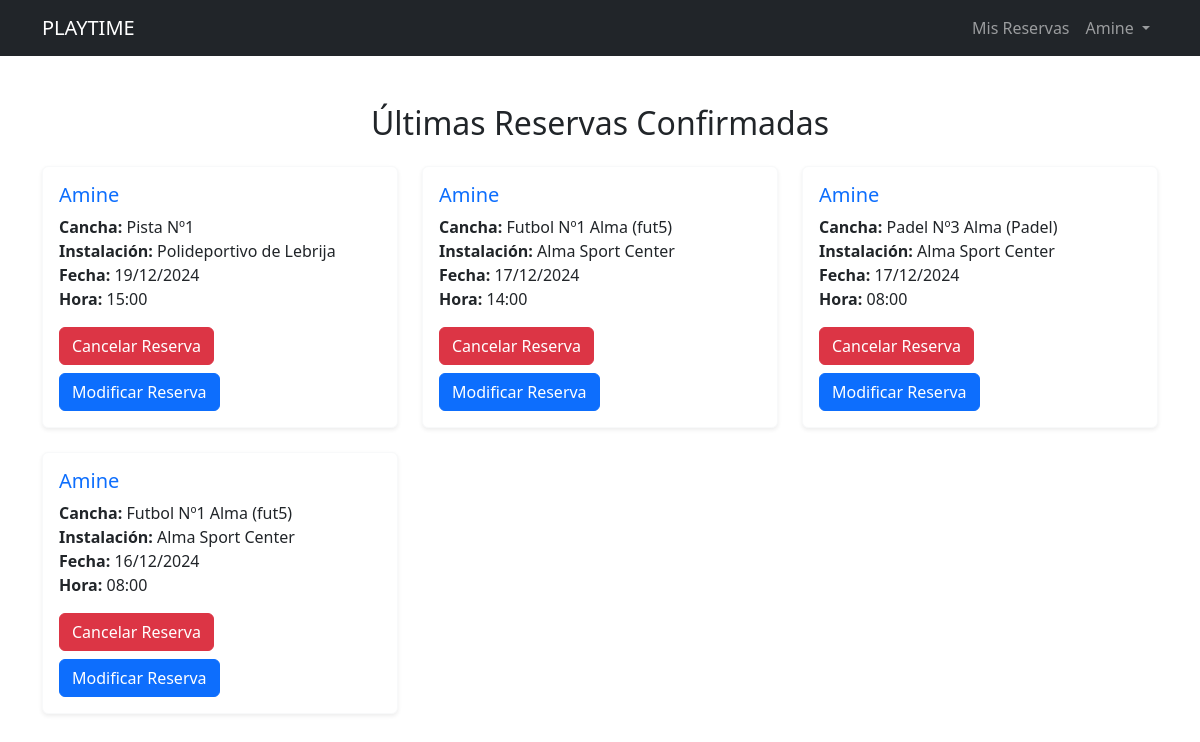
Before: /mis_reservas/ (signed in) with the older database file.
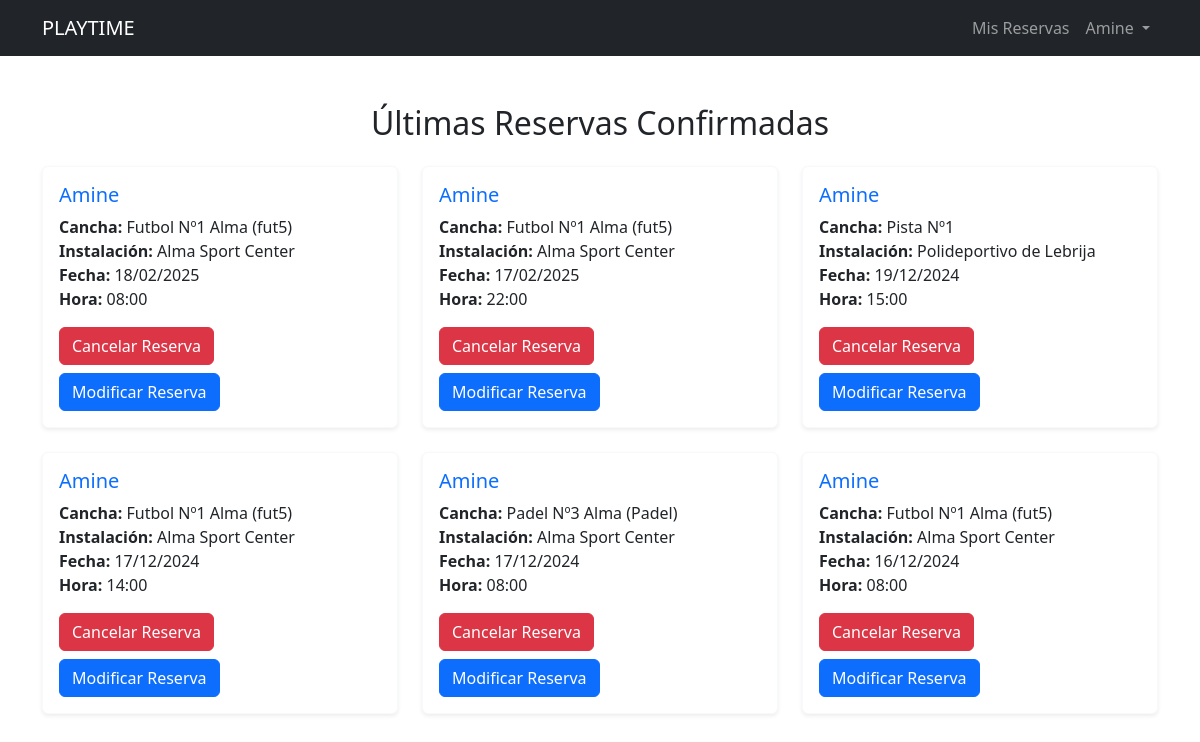
After: the same page with the newer database file.
### Aplicacion1/models.py (models this page shows, shortened)
class Reserva(models.Model):
    cancha = models.ForeignKey(Campo, on_delete=models.CASCADE, related_name='reservas')
    usuario = models.ForeignKey(User, on_delete=models.CASCADE, related_name='reservas')
    fecha_hora_inicio = models.DateTimeField()
    duracion = models.IntegerField(default=1)  # Duración en horas
    precio = models.DecimalField(max_digits=6, decimal_places=2)
    confirmada = models.BooleanField(default=False)  # Agregar campo confirmada
    foto_instalacion = models.ImageField(upload_to="reservas/fotos_instalacion", blank=True, null=True)  # Foto de la instalación
    archivo_reserva = models.FileField(upload_to="reservas/documentos", blank=True, null=True)  # Documento adjunto
    comentario = models.TextField(blank=True)
    class Meta:
        indexes = [
            models.Index(fields=['-fecha_hora_inicio']),  # Índice para ordenar por fecha
        ]

class Campo(models.Model):
    nombre = models.CharField(max_length=50)
    tipo_campo = models.CharField(max_length=50)
    capacidad_jugadores = models.IntegerField()
    disponible = models.BooleanField(default=True)
    instalacion = models.ForeignKey(Instalacion, on_delete=models.CASCADE, related_name='canchas')
    deporte = models.CharField(max_length=50, default='futbol')  # Valor por defecto "futbol"

class Instalacion(models.Model):
    nombre = models.CharField(max_length=100)
    direccion = models.CharField(max_length=255)
    telefono = models.CharField(max_length=15)
    horario_apertura = models.TimeField()
    horario_cierre = models.TimeField()
    descripcion = models.TextField(blank=True, null=True)  # La descripción puede ser nula

### Aplicacion1/views.py (the view, shortened to what this page needs)
# urls.py: path('mis_reservas/', views.mis_reservas, name='mis_reservas'),
def mis_reservas(request):
    reservas = Reserva.objects.filter(usuario=request.user).order_by('-fecha_hora_inicio')
    return render(request, 'mis_reservas.html', {'reservas': reservas})

### Aplicacion1/templates/mis_reservas.html (shortened to what this page needs)
<!DOCTYPE html>
<html lang="es">
<head>
   {% load static %}
   <link href="https://cdn.jsdelivr.net/npm/bootstrap@5.3.0-alpha1/dist/css/bootstrap.min.css" rel="stylesheet">
</head>
<body>
   <nav class="navbar navbar-expand-lg navbar-dark bg-dark">
       <div class="container">
           <a class="navbar-brand" href="{% url 'index' %}">PLAYTIME</a>
           <div class="collapse navbar-collapse" id="navbarNav">
               <ul class="navbar-nav ms-auto">
                   <li class="nav-item">
                       <a class="nav-link" href="{% url 'mis_reservas' %}">Mis Reservas</a>
                   </li>
                   {% if user.is_authenticated %}
                       <li class="nav-item dropdown">
                           <a class="nav-link dropdown-toggle" href="#" id="userDropdown" role="button" data-bs-toggle="dropdown" aria-expanded="false">
                               {{ user.first_name|default:user.username }}
                           </a>
                       </li>
                   {% else %}
                       <li class="nav-item">
                           <a class="nav-link" href="{% url 'login' %}">Iniciar Sesión</a>
                       </li>
                   {% endif %}
               </ul>
           </div>
       </div>
   </nav>
   <div class="reservas py-5">
    <div class="container">
        <h2 class="text-center mb-4">Últimas Reservas Confirmadas</h2>
        <div class="row">
            {% for reserva in reservas %}
                <div class="col-md-4 mb-4">
                    <div class="card shadow-sm border-light">
                        <div class="card-body">
                            <h5 class="card-title text-primary">{{ reserva.usuario.username }}</h5>
                            <p class="card-text">
                                <strong>Cancha:</strong> {{ reserva.cancha.nombre }} <br>
                                <strong>Instalación:</strong> {{ reserva.cancha.instalacion.nombre }} <br>
                                <strong>Fecha:</strong> {{ reserva.fecha_hora_inicio|date:"d/m/Y" }} <br>
                                <strong>Hora:</strong> {{ reserva.fecha_hora_inicio|time:"H:i" }}
                            </p>
                            <form method="POST" action="{% url 'mis_reservas' %}">
                                <button type="submit" name="cancelar_reserva" class="btn btn-danger mb-2">Cancelar Reserva</button>
                            </form>
                            <a href="{% url 'modificar_reserva' reserva.id %}" class="btn btn-primary">Modificar Reserva</a>
                        </div>
                    </div>
                </div>
            {% empty %}
                <div class="col-12">
                    <div class="alert alert-info text-center" role="alert">
                        No tienes reservas recientes.
                    </div>
                </div>
            {% endfor %}
        </div>
    </div>
</div>
</body>
</html>

Changed rows visible on the page:
added Reserva: usuario.username "Amine", cancha.nombre "Futbol Nº1 Alma (fut5)", cancha.instalacion.nombre "Alma Sport Center", fecha_hora_inicio "18/02/2025", fecha_hora_inicio "08:00"
added Reserva: usuario.username "Amine", cancha.nombre "Futbol Nº1 Alma (fut5)", cancha.instalacion.nombre "Alma Sport Center", fecha_hora_inicio "17/02/2025", fecha_hora_inicio "22:00"
